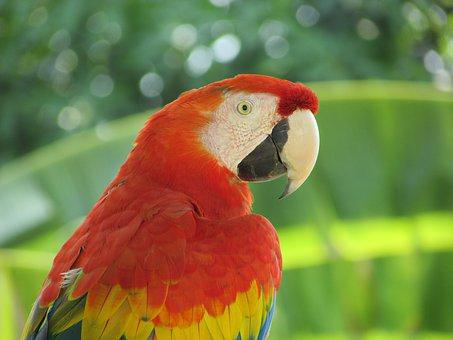
#> input picture Lab4/images/Parrot.png, 453 x 340 px
$ jupyter execute Lab4.ipynb
#> lines starting #> are read from the running program, lines starting #| are printed output that depends on the picture; after the words box and inside, x2 and y2 are one past the last pixel; in counts of white or black regions, pixels touching at a corner belong together; long printed decimals are rounded
# ARTI 403 – Image Processing
## Lab 4: Intensity Transformations and Filtering – Spatial Domain

**Student name:** ]Danyal Salman Alhashem
**Student ID:**2240002713

**Outcome #2:** Write a program that implements fundamental image processing algorithms.

**Contents**
- **Part A – Procedural tasks:** Task 1 (Thresholding), Task 2 (Histogram processing: contrast stretching)
- **Part B – Assessment:** Task 1 (Rescale 3rd–80th percentiles), Task 2 (Histogram equalization), Task 3 (Histogram matching)

All input images are stored in the `images/` folder; the figures produced are saved to `outputs/`.

[cell 1]
import os
import cv2
import matplotlib
import matplotlib.pyplot as plt
import numpy as np
from skimage import data, img_as_float, img_as_ubyte
from skimage import exposure

os.makedirs('outputs', exist_ok=True)
print('OpenCV', cv2.__version__)
print('NumPy', np.__version__)
print('Matplotlib', matplotlib.__version__)

# Part A – Procedural Tasks

## Task #1: Thresholding
### Step #1: Apply thresholding with a fixed threshold on an image

`cv2.threshold(img, T, 255, cv2.THRESH_BINARY)` sets every pixel with intensity **> T** to 255 (white, foreground) and all others to 0 (black, background).
We try T = 0, 50, 100, 150, 200 on the Parrot image.

> Note: `cv2.imshow()` opens separate desktop windows and does not render inside Jupyter, so the results are displayed with Matplotlib instead. The thresholding itself is identical to the manual's code.

[cell 2]
# Load the image in grayscale
img = cv2.imread('images/Parrot.png', cv2.IMREAD_GRAYSCALE)
print('Image shape:', img.shape, '| dtype:', img.dtype)
#| Image shape: (340, 453) | dtype: uint8

# Set the threshold values
threshold_values = [0, 50, 100, 150, 200]

fig, axes = plt.subplots(2, 3, figsize=(15, 8))
axes = axes.ravel()

# Display the original image
axes[0].imshow(img, cmap='gray')
axes[0].set_title('Original Image')
axes[0].axis('off')

# Apply thresholding with different threshold values
for i, threshold_value in enumerate(threshold_values, start=1):
    ret, thresh = cv2.threshold(img, threshold_value, 255, cv2.THRESH_BINARY)
    white = 100 * np.count_nonzero(thresh) / thresh.size
    axes[i].imshow(thresh, cmap='gray', vmin=0, vmax=255)
    axes[i].set_title(f'Thresholded Image ({threshold_value}) – {white:.1f}% white')
    axes[i].axis('off')
#> this loop made 5 passes
#> (ret, white) on passes 1 to 5: (0, 100), (50, 99.09), (100, 62.88), (150, 19.03), (200, 3.04)
#> pass 1, `ret, thresh = cv2.threshold(img, threshold_value, 255, cv2.THRESH_BINA..`:
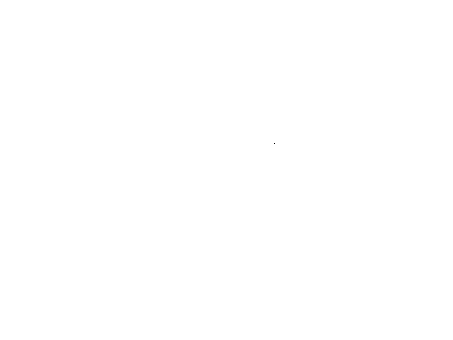
#> thresh: shape (340, 453); 100% white; black in thin lines or dots, all inside (x1, y1, x2, y2) = (274, 143, 275, 144)
#> after the loop:
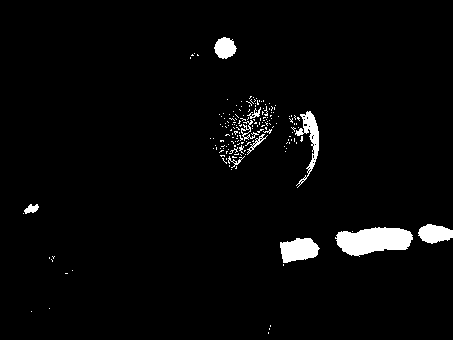
#> thresh: shape (340, 453); 3% white; 175 white regions (164 under 20 px), largest, box (x1, y1, x2, y2) and area: (335, 227, 413, 257) 1622, (280, 238, 320, 263) 726, (295, 111, 319, 188) 568

plt.tight_layout()
plt.savefig('outputs/A1_thresholding.png', dpi=110, bbox_inches='tight')
plt.show()

**Observation:** With T = 0 almost the whole image becomes white (every pixel above 0 is foreground). As T increases, fewer pixels exceed it, so the white area shrinks; at T = 200 only the brightest regions of the parrot remain. T = 100 separates the dark plumage (black) from the brighter background (62.9% white), while T = 150 isolates the bright face, beak and background highlights (19% white). No single value is perfect, which shows that the choice of T depends on the image content and on what we want to extract.

## Task #2: Histogram Processing
### Step #1: Load necessary libraries (done in the first cell)
### Step #2: Load the moon image

[cell 3]
img = data.moon()
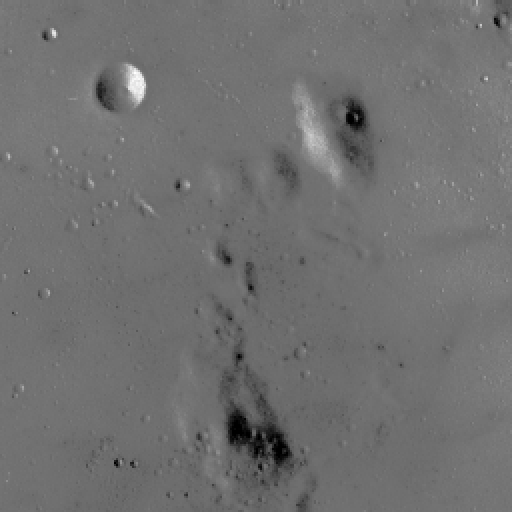
#> input picture skimage.data.moon(), 512 x 512 px
#> img is the input picture: shape (512, 512); min 0, max 255, mean 112.2
print('Moon image shape:', img.shape, '| dtype:', img.dtype,
      '| min =', img.min(), '| max =', img.max())
#| Moon image shape: (512, 512) | dtype: uint8 | min = 0 | max = 255

### Step #3: Contrast stretching
Rescale intensity values to include all intensities that fall within the 2nd and 98th percentiles.

[cell 4]
# Contrast stretching
p2, p98 = np.percentile(img, (2, 98))
#> p2 = 78; p98 = 129
img_rescale = exposure.rescale_intensity(img, in_range=(p2, p98))
print(f'2nd percentile = {p2}, 98th percentile = {p98}')
#| 2nd percentile = 78.0, 98th percentile = 129.0
print('Rescaled range:', img_rescale.min(), '-', img_rescale.max())
#| Rescaled range: 0 - 255

### Step #4: Display the image with its histogram for Step #2 and Step #3

[cell 5]
fig = plt.figure(figsize=(10, 7))
fig.add_subplot(2, 1, 1)
plt.imshow(img, cmap='gray')
plt.axis('off')
plt.title('Original image')
fig.add_subplot(2, 1, 2)
plt.hist(img.flat, bins=256, range=(0, 255))
plt.xlabel('gray level values')
plt.ylabel('Number of pixels')
plt.savefig('outputs/A2_original_moon.png', dpi=110, bbox_inches='tight')
plt.show()

fig = plt.figure(figsize=(10, 7))
fig.add_subplot(2, 1, 1)
plt.imshow(img_rescale, cmap='gray')
plt.axis('off')
plt.title('Contrast stretch')
fig.add_subplot(2, 1, 2)
plt.hist(img_rescale.flat, bins=256, range=(0, 255))
plt.xlabel('gray level values')
plt.ylabel('Number of pixels')
plt.savefig('outputs/A2_contrast_stretch_2_98.png', dpi=110, bbox_inches='tight')
plt.show()

**Observation:** The original moon histogram is concentrated in a narrow band of gray levels, so the image looks dull. After stretching the 2nd–98th percentile range to the full 0–255 range, the histogram is spread across all gray levels and the craters show much more contrast. The stretched histogram has a comb-like shape (empty bins between used levels) because a linear stretch only moves the existing ~50 gray levels further apart; it cannot create new ones. About 2% of pixels on each side are clipped to 0 and 255.

# Part B – Assessment

## Assessment Task #1
Using the same moon image, rescale intensity values to include all intensities that fall within the **3rd and 80th percentiles**, and plot the histogram.

[cell 6]
img = data.moon()

# Contrast stretching between the 3rd and 80th percentiles
p3, p80 = np.percentile(img, (3, 80))
#> p3 = 87; p80 = 118
img_rescale_3_80 = exposure.rescale_intensity(img, in_range=(p3, p80))
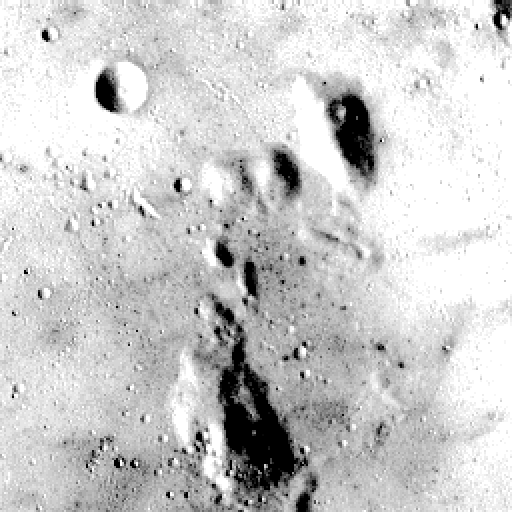
#> img_rescale_3_80: shape (512, 512); min 0, max 255, mean 203.7
print(f'3rd percentile = {p3}, 80th percentile = {p80}')
#| 3rd percentile = 87.0, 80th percentile = 118.0
print('Rescaled range:', img_rescale_3_80.min(), '-', img_rescale_3_80.max())
#| Rescaled range: 0 - 255
sat = 100 * np.mean(img_rescale_3_80 == 255)
#> sat = 21.01
print(f'Pixels saturated to 255: {sat:.1f}%')
#| Pixels saturated to 255: 21.0%

fig = plt.figure(figsize=(10, 7))
fig.add_subplot(2, 1, 1)
plt.imshow(img_rescale_3_80, cmap='gray')
plt.axis('off')
plt.title('Contrast stretch (3rd – 80th percentiles)')
fig.add_subplot(2, 1, 2)
plt.hist(img_rescale_3_80.flat, bins=256, range=(0, 255))
plt.xlabel('gray level values')
plt.ylabel('Number of pixels')
plt.savefig('outputs/B1_contrast_stretch_3_80.png', dpi=110, bbox_inches='tight')
plt.show()

Comparison of the original image, the 2–98 stretch and the 3–80 stretch:

[cell 7]
images = [img, img_rescale, img_rescale_3_80]
titles = ['Original', 'Stretch 2nd–98th', 'Stretch 3rd–80th']

fig, axes = plt.subplots(2, 3, figsize=(15, 8))
for i in range(3):
    axes[0, i].imshow(images[i], cmap='gray', vmin=0, vmax=255)
    axes[0, i].set_title(titles[i])
    axes[0, i].axis('off')
    axes[1, i].hist(images[i].flat, bins=256, range=(0, 255))
    axes[1, i].set_xlabel('gray level values')
    axes[1, i].set_ylabel('Number of pixels')
plt.tight_layout()
plt.savefig('outputs/B1_comparison.png', dpi=110, bbox_inches='tight')
plt.show()

**Discussion:** Because the upper limit is now the 80th percentile instead of the 98th, the top 20% of pixels (everything brighter than the 80th percentile) is clipped to 255. This produces a tall spike at 255 in the histogram and makes bright regions appear washed out/saturated, while the darker and mid-tone details are stretched more strongly than with the 2–98 range. The 2–98 range gives a more balanced result; the 3–80 range trades highlight detail for extra contrast in the darker areas.

## Assessment Task #2
Using the same moon image and `exposure.equalize_hist`, display the image and its histogram after flattening the histogram (histogram equalization).

[cell 8]
img = data.moon()

# Histogram equalization (returns a float image in [0, 1])
img_eq = exposure.equalize_hist(img)
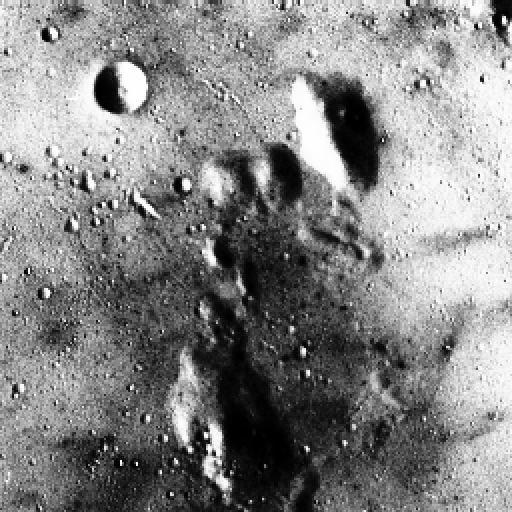
#> img_eq: shape (512, 512) float64; min 0.000916, max 1, mean 0.525
img_eq_u8 = img_as_ubyte(img_eq)          # convert to 0–255 for a comparable histogram
print('equalize_hist output dtype:', img_eq.dtype, '| range:', img_eq.min(), '-', img_eq.max())
#| equalize_hist output dtype: float64 | range: 0.0009155 - 1.0

fig = plt.figure(figsize=(10, 7))
fig.add_subplot(2, 1, 1)
plt.imshow(img_eq_u8, cmap='gray')
plt.axis('off')
plt.title('Histogram equalization')
fig.add_subplot(2, 1, 2)
plt.hist(img_eq_u8.flat, bins=256, range=(0, 255))
plt.xlabel('gray level values')
plt.ylabel('Number of pixels')
plt.savefig('outputs/B2_histogram_equalization.png', dpi=110, bbox_inches='tight')
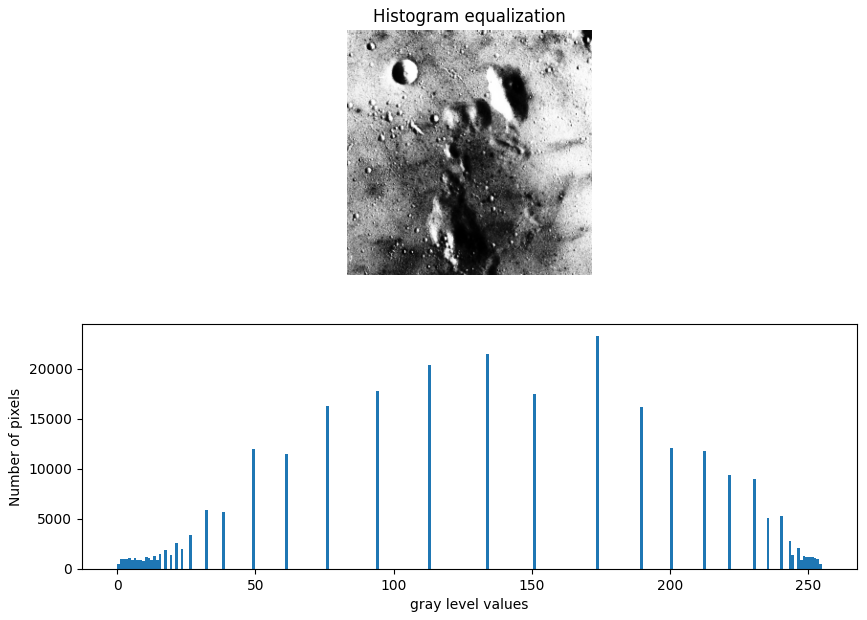
#> figure drawn by matplotlib, 2 panels; panel 2: tallest bar 23296 high, from x = 173.3 to 174.3
plt.show()

To show the *flattening* effect clearly, the histograms are plotted together with their cumulative distribution functions (CDF):

[cell 9]
def plot_img_hist_cdf(image, ax_img, ax_hist, title):
#> called with title = 'Original'
    ax_img.imshow(image, cmap='gray', vmin=0, vmax=255)
    ax_img.set_title(title)
    ax_img.axis('off')
    ax_hist.hist(image.ravel(), bins=256, range=(0, 255), color='black')
    ax_hist.set_xlabel('gray level values')
    ax_hist.set_ylabel('Number of pixels')
    cdf, bins = exposure.cumulative_distribution(image, 256)
#> cdf = 256 values from 0.000916 to 1; bins = 256 values from 0 to 255
    ax_cdf = ax_hist.twinx()
    ax_cdf.plot(bins, cdf, 'r')
    ax_cdf.set_ylim(0, 1.05)
    ax_cdf.set_ylabel('CDF (red)')

fig, axes = plt.subplots(2, 2, figsize=(13, 8))
plot_img_hist_cdf(img, axes[0, 0], axes[1, 0], 'Original')
plot_img_hist_cdf(img_eq_u8, axes[0, 1], axes[1, 1], 'Histogram equalization')
plt.tight_layout()
plt.savefig('outputs/B2_equalization_cdf.png', dpi=110, bbox_inches='tight')
plt.show()

**Discussion:** `equalize_hist` maps each gray level through the image's normalized CDF. The narrow original histogram is spread over the full 0–255 range and becomes approximately flat (uniform), and the CDF turns into a nearly straight diagonal line. The equalized image shows strongly increased global contrast (crater edges and surface texture become very visible), although some noise in the darker background is also amplified.

## Assessment Task #3
Use the **rocket** image as the reference and the **Chelsea** image as the source (both from `skimage.data`) and implement **histogram matching**.

Histogram matching transforms the source image so that the cumulative histogram of each color channel matches that of the reference image. Since both images are RGB, matching is done channel by channel with `channel_axis=-1`.

[cell 10]
from skimage.exposure import match_histograms

reference = data.rocket()   # reference image
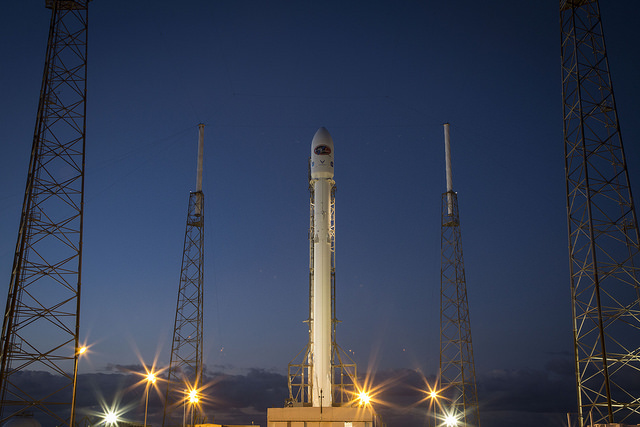
#> input picture skimage.data.rocket(), 640 x 427 px
#> reference is the input picture: shape (427, 640, 3); mean R, G, B 52.3, 61.3, 82.3
image = data.chelsea()      # source image
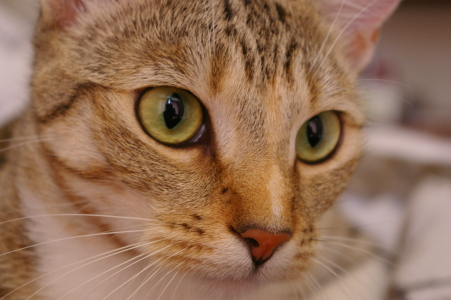
#> input picture skimage.data.chelsea(), 451 x 300 px
#> image is the input picture: shape (300, 451, 3); mean R, G, B 147.7, 111.4, 86.8
print('Source (chelsea):', image.shape, '| Reference (rocket):', reference.shape)
#| Source (chelsea): (300, 451, 3) | Reference (rocket): (427, 640, 3)

matched = match_histograms(image, reference, channel_axis=-1)
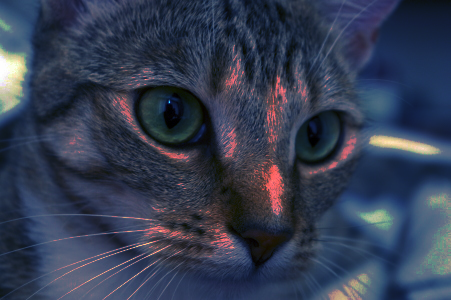
#> matched: shape (300, 451, 3); mean R, G, B 52.1, 60.8, 81.7
matched = np.clip(matched, 0, 255).astype(np.uint8)

fig, (ax1, ax2, ax3) = plt.subplots(1, 3, figsize=(15, 4.5))
for aa, im, t in zip((ax1, ax2, ax3), (image, reference, matched),
                     ('Source (Chelsea)', 'Reference (Rocket)', 'Matched')):
    aa.imshow(im)
    aa.set_title(t)
    aa.set_axis_off()
#> this loop made 3 passes
#> t on passes 1 to 3: 'Source (Chelsea)', 'Reference (Rocket)', 'Matched'
plt.tight_layout()
plt.savefig('outputs/B3_histogram_matching.png', dpi=110, bbox_inches='tight')
plt.show()

Per-channel histograms and cumulative histograms of the source, reference and matched images:

[cell 11]
colors = ('red', 'green', 'blue')
fig, axes = plt.subplots(nrows=3, ncols=3, figsize=(13, 9))

for i, im in enumerate((image, reference, matched)):
    for c, c_color in enumerate(colors):
        img_hist, bins = exposure.histogram(im[..., c], source_range='dtype')
        axes[c, i].plot(bins, img_hist / img_hist.max(), color=c_color, alpha=0.6)
        img_cdf, bins = exposure.cumulative_distribution(im[..., c])
        axes[c, i].plot(bins, img_cdf, color='black')
        axes[c, 0].set_ylabel(c_color)
#> this loop made 3 passes

axes[0, 0].set_title('Source (Chelsea)')
axes[0, 1].set_title('Reference (Rocket)')
axes[0, 2].set_title('Matched')
for ax in axes[-1]:
    ax.set_xlabel('gray level values')
plt.tight_layout()
plt.savefig('outputs/B3_matching_histograms.png', dpi=110, bbox_inches='tight')
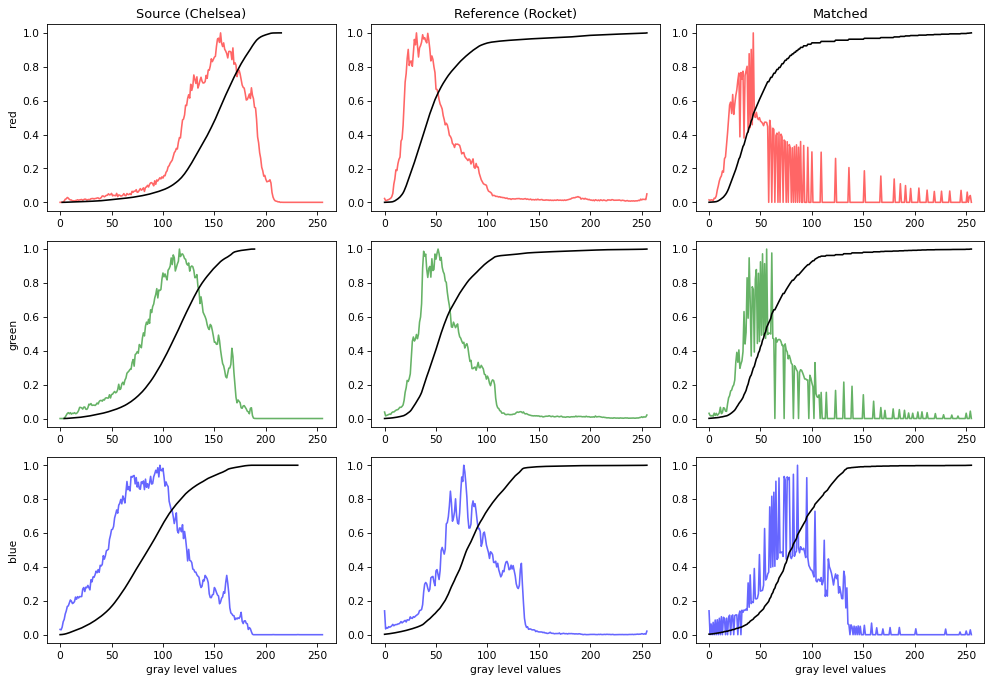
#> figure drawn by matplotlib, 9 panels; panel 1: curve peaks at x = 156, y = 1; panel 1: curve peaks at x = 215, y = 1; panel 2: curve peaks at x = 31, y = 1; panel 2: curve peaks at x = 255, y = 1
plt.show()

[cell 12]
# Quantitative check: mean of each channel before/after matching
for c, name in enumerate(colors):
    print(f'{name:>5}: source mean = {image[..., c].mean():6.1f} | '
          f'reference mean = {reference[..., c].mean():6.1f} | '
          f'matched mean = {matched[..., c].mean():6.1f}')

$ run again, with Lab4/images/chelsea.png copied over Lab4/images/Parrot.png
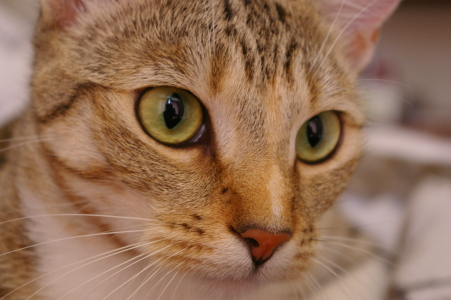
#> input picture Lab4/images/chelsea.png, 451 x 300 px
#| Image shape: (300, 451) | dtype: uint8
#> the loop `for i, threshold_value in enumerate(threshold_values, start=1):` made 5 passes
#> (ret, white) on passes 1 to 5: (0, 100), (50, 96.78), (100, 74.32), (150, 16.26), (200, 0)
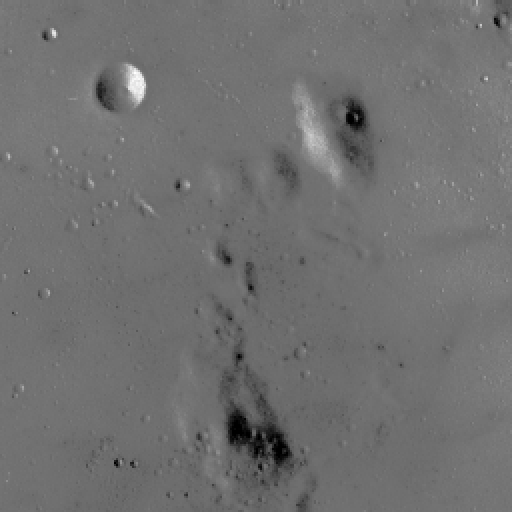
#> input picture skimage.data.moon(), 512 x 512 px
#> img is the input picture: shape (512, 512); min 0, max 255, mean 112.2
#| Moon image shape: (512, 512) | dtype: uint8 | min = 0 | max = 255
#> p2 = 78; p98 = 129
#| 2nd percentile = 78.0, 98th percentile = 129.0
#| Rescaled range: 0 - 255
#> p3 = 87; p80 = 118
#| 3rd percentile = 87.0, 80th percentile = 118.0
#| Rescaled range: 0 - 255
#> sat = 21.01
#| Pixels saturated to 255: 21.0%
#| equalize_hist output dtype: float64 | range: 0.0009155 - 1.0
#> cdf = 256 values from 0.000916 to 1; bins = 256 values from 0 to 255
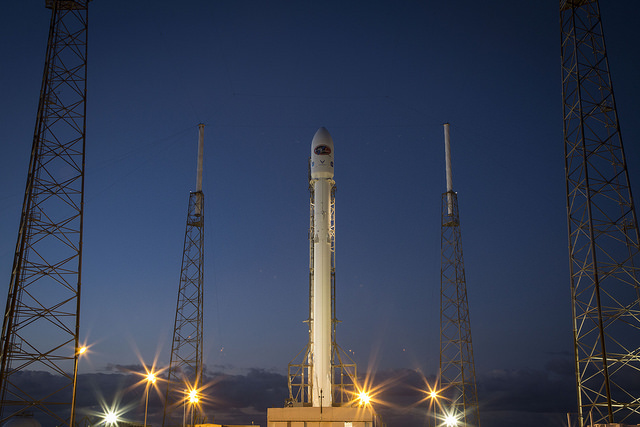
#> input picture skimage.data.rocket(), 640 x 427 px
#> reference is the input picture: shape (427, 640, 3); mean R, G, B 52.3, 61.3, 82.3
#| Source (chelsea): (300, 451, 3) | Reference (rocket): (427, 640, 3)
#> the loop `for aa, im, t in zip((ax1, ax2, ax3), (image, reference, matched), ('S..` made 3 passes
#> t on passes 1 to 3: 'Source (Chelsea)', 'Reference (Rocket)', 'Matched'
#> the loop `for i, im in enumerate((image, reference, matched)):` made 3 passes
#> the loop `for c, name in enumerate(colors):` made 3 passes
#|   red: source mean =  147.7 | reference mean =   52.3 | matched mean =   52.1
#| green: source mean =  111.4 | reference mean =   61.3 | matched mean =   60.8
#|  blue: source mean =   86.8 | reference mean =   82.3 | matched mean =   81.7
